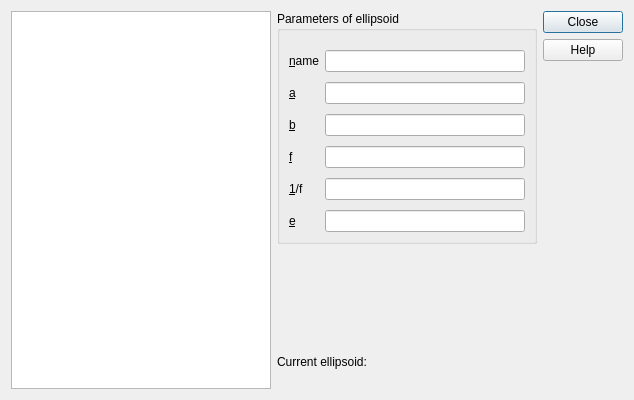
<?xml version="1.0" encoding="UTF-8"?>
<ui version="4.0">
 <class>ellipsoidsDialog</class>
 <widget class="QDialog" name="ellipsoidsDialog">
  <property name="geometry">
   <rect>
    <x>0</x>
    <y>0</y>
    <width>634</width>
    <height>400</height>
   </rect>
  </property>
  <property name="windowTitle">
   <string>Ellipsoids</string>
  </property>
  <property name="modal">
   <bool>true</bool>
  </property>
  <layout class="QGridLayout" name="gridLayout">
   <item row="0" column="0">
    <layout class="QHBoxLayout" name="horizontalLayout">
     <item>
      <widget class="QListWidget" name="ellipsoidsListWidget"/>
     </item>
     <item>
      <widget class="QFrame" name="frame">
       <property name="frameShape">
        <enum>QFrame::NoFrame</enum>
       </property>
       <property name="frameShadow">
        <enum>QFrame::Raised</enum>
       </property>
       <layout class="QVBoxLayout" name="verticalLayout_4">
        <property name="margin">
         <number>0</number>
        </property>
        <item>
         <widget class="QGroupBox" name="ellipsoidsParametersGroupBox">
          <property name="title">
           <string>Parameters of ellipsoid</string>
          </property>
          <layout class="QVBoxLayout" name="verticalLayout_3">
           <item>
            <layout class="QFormLayout" name="formLayout_2">
             <property name="fieldGrowthPolicy">
              <enum>QFormLayout::AllNonFixedFieldsGrow</enum>
             </property>
             <property name="verticalSpacing">
              <number>10</number>
             </property>
             <property name="leftMargin">
              <number>0</number>
             </property>
             <property name="topMargin">
              <number>10</number>
             </property>
             <item row="0" column="0">
              <widget class="QLabel" name="nameLabel">
               <property name="text">
                <string>&amp;name</string>
               </property>
               <property name="buddy">
                <cstring>nameLineEdit</cstring>
               </property>
              </widget>
             </item>
             <item row="0" column="1">
              <widget class="QLineEdit" name="nameLineEdit">
               <property name="readOnly">
                <bool>true</bool>
               </property>
              </widget>
             </item>
             <item row="1" column="0">
              <widget class="QLabel" name="aLabel">
               <property name="text">
                <string>&amp;a</string>
               </property>
               <property name="buddy">
                <cstring>aLineEdit</cstring>
               </property>
              </widget>
             </item>
             <item row="1" column="1">
              <widget class="QLineEdit" name="aLineEdit">
               <property name="inputMethodHints">
                <set>Qt::ImhFormattedNumbersOnly</set>
               </property>
               <property name="readOnly">
                <bool>true</bool>
               </property>
              </widget>
             </item>
             <item row="2" column="0">
              <widget class="QLabel" name="bLabel">
               <property name="text">
                <string>&amp;b</string>
               </property>
               <property name="buddy">
                <cstring>bLineEdit</cstring>
               </property>
              </widget>
             </item>
             <item row="2" column="1">
              <widget class="QLineEdit" name="bLineEdit">
               <property name="inputMethodHints">
                <set>Qt::ImhFormattedNumbersOnly</set>
               </property>
               <property name="readOnly">
                <bool>true</bool>
               </property>
              </widget>
             </item>
             <item row="3" column="0">
              <widget class="QLabel" name="fLabel">
               <property name="text">
                <string>&amp;f</string>
               </property>
               <property name="buddy">
                <cstring>fLineEdit</cstring>
               </property>
              </widget>
             </item>
             <item row="3" column="1">
              <widget class="QLineEdit" name="fLineEdit">
               <property name="inputMethodHints">
                <set>Qt::ImhFormattedNumbersOnly</set>
               </property>
               <property name="readOnly">
                <bool>true</bool>
               </property>
              </widget>
             </item>
             <item row="4" column="0">
              <widget class="QLabel" name="_1FLabel">
               <property name="text">
                <string>&amp;1/f</string>
               </property>
               <property name="buddy">
                <cstring>_1FLineEdit</cstring>
               </property>
              </widget>
             </item>
             <item row="4" column="1">
              <widget class="QLineEdit" name="_1FLineEdit">
               <property name="inputMethodHints">
                <set>Qt::ImhFormattedNumbersOnly</set>
               </property>
               <property name="readOnly">
                <bool>true</bool>
               </property>
              </widget>
             </item>
             <item row="5" column="0">
              <widget class="QLabel" name="eLabel">
               <property name="text">
                <string>&amp;e</string>
               </property>
               <property name="buddy">
                <cstring>eLineEdit</cstring>
               </property>
              </widget>
             </item>
             <item row="5" column="1">
              <widget class="QLineEdit" name="eLineEdit">
               <property name="inputMethodHints">
                <set>Qt::ImhFormattedNumbersOnly</set>
               </property>
               <property name="readOnly">
                <bool>true</bool>
               </property>
              </widget>
             </item>
            </layout>
           </item>
          </layout>
         </widget>
        </item>
        <item>
         <spacer name="verticalSpacer">
          <property name="orientation">
           <enum>Qt::Vertical</enum>
          </property>
          <property name="sizeHint" stdset="0">
           <size>
            <width>20</width>
            <height>40</height>
           </size>
          </property>
         </spacer>
        </item>
        <item>
         <widget class="QLabel" name="currentEllipsoidLabel">
          <property name="text">
           <string>Current ellipsoid:</string>
          </property>
         </widget>
        </item>
        <item>
         <widget class="QLabel" name="currentEllipsoidNameLabel">
          <property name="text">
           <string/>
          </property>
         </widget>
        </item>
       </layout>
      </widget>
     </item>
    </layout>
   </item>
   <item row="0" column="1">
    <widget class="QDialogButtonBox" name="ellipsoidsButtonBox">
     <property name="orientation">
      <enum>Qt::Vertical</enum>
     </property>
     <property name="standardButtons">
      <set>QDialogButtonBox::Close|QDialogButtonBox::Help</set>
     </property>
    </widget>
   </item>
  </layout>
 </widget>
 <resources/>
 <connections>
  <connection>
   <sender>ellipsoidsButtonBox</sender>
   <signal>accepted()</signal>
   <receiver>ellipsoidsDialog</receiver>
   <slot>accept()</slot>
   <hints>
    <hint type="sourcelabel">
     <x>248</x>
     <y>254</y>
    </hint>
    <hint type="destinationlabel">
     <x>157</x>
     <y>274</y>
    </hint>
   </hints>
  </connection>
  <connection>
   <sender>ellipsoidsButtonBox</sender>
   <signal>rejected()</signal>
   <receiver>ellipsoidsDialog</receiver>
   <slot>reject()</slot>
   <hints>
    <hint type="sourcelabel">
     <x>316</x>
     <y>260</y>
    </hint>
    <hint type="destinationlabel">
     <x>286</x>
     <y>274</y>
    </hint>
   </hints>
  </connection>
 </connections>
</ui>
